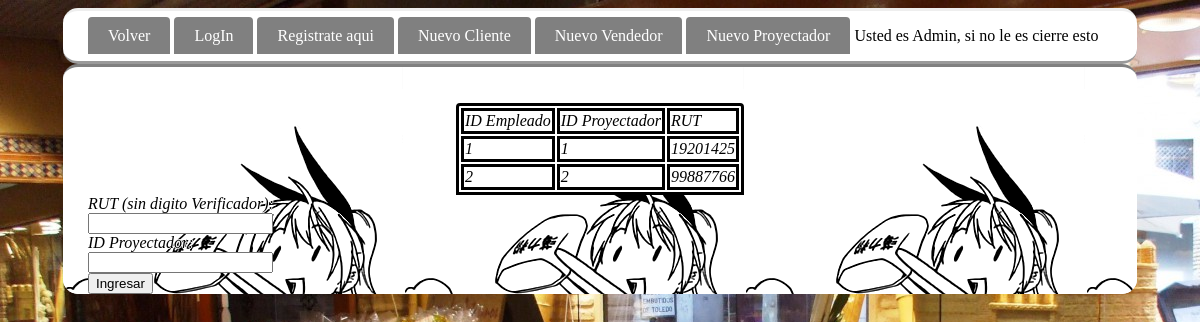
Page /proyectador.php on the committed database.
### tables this page shows
CREATE TABLE IF NOT EXISTS `proyectadores` (
  `id_empleado` int(11) NOT NULL AUTO_INCREMENT,
  `id_proyectador` int(11) NOT NULL,
  `RUT` int(11) NOT NULL,
  PRIMARY KEY (`id_empleado`),
  UNIQUE KEY `id_proyectador` (`id_proyectador`),
  KEY `RUT` (`RUT`)
);

### proyectador.php (the view, shortened to what this page needs)
<!DOCTYPE html>
<html>
  <head>
    <link href="diseño.css" rel="stylesheet"/>
      <body>
        <div class ="menu">
          <ul id="menu">
            <li><a href="index.php">Volver</a></li>
            <li><a href="login.php">LogIn</a></li>
            <li><a href="persona.php">Registrate aqui</a></li>
            <li><a href="clienteR.php">Nuevo Cliente</a></li>
            <li><a href="vendedor.php">Nuevo Vendedor</a></li>
            <li><a href="proyectador.php">Nuevo Proyectador</a></li>
            <li>Usted es Admin, si no le es cierre esto</li>
          </ul>
        </div>
        <div class="contenido">
            <table>
                <tr>
                    <td>ID Empleado</td>
                    <td>ID Proyectador</td>
                    <td>RUT</td>
                </tr>
            <?php
                $servername = "localhost";
                $username = "root";
                $password = "";
                $dbname = "tarea2";
                $conn = new mysqli($servername,$username,$password,$dbname);
                $sql = "SELECT * FROM proyectadores";
                $result = $conn->query($sql) or die("Falló la consulta" .$conn->error);
                if ($result->num_rows > 0) {
                while($rows=  mysqli_fetch_array($result)){
                    echo "<tr><td>".$rows[0]."</td>";
                    echo "<td>".$rows[1]."</td>";
                    echo "<td>".$rows[2]."</tr><br>";
                    }
                }
                else {
                  echo "0 results";
                }
            ?>
        </table>
			<form action="registroProyec.php" method="POST">
            RUT (sin digito Verificador):<br>
            <input type="text" name="Rut"><br>
            ID Proyectador:<br>
            <input type="text" name="ID"><br>
            <input type="submit" value="Ingresar">
          </form>
        </div>
      </body>
</html>

### diseño.css (style rules this page uses)
body { background-color: gray; background-image: url("pasteleria-santo-tome.jpg"); }
.menu { margin: auto; width: 1024px; padding-right: 25px; padding-left: 25px; border-top-style: outset; border-bottom-style: outset; background-color: white; border-radius: 15px; }
ul#menu { padding: 0; }
ul#menu li { display: inline; }
ul#menu li a { background-color: gray; color: white; padding: 10px 20px; text-decoration: none; border-radius: 4px 4px 0 0; text-shadow: none; }
table { margin:auto; border-color: black; border-style: solid; border-radius: 4px 4px 0 0; overflow-y: auto; background-color: white; }
tr { border-color: black; border-style: solid; background-color: white; }
td { border-color: black; border-style: solid; background-color: white; }
.contenido { margin: auto; width: 1024px; padding-right: 25px; padding-left: 25px; border-top-style: outset; height: 120%; border-top-color: gray; border-right-color: gray; border-bottom-color: gray; border-left-color: gray; border-radius: 15px; background-color: white; font-style: oblique; color: black; text-shadow: -1px 0 white, 0 1px white, 1px 0 white, 0 -1px white; background-image: url("Especial_7.png"); }

### rows in the picture
proyectadores: id_empleado "1", id_proyectador "1", RUT "19201425"
proyectadores: id_empleado "2", id_proyectador "2", RUT "99887766"
